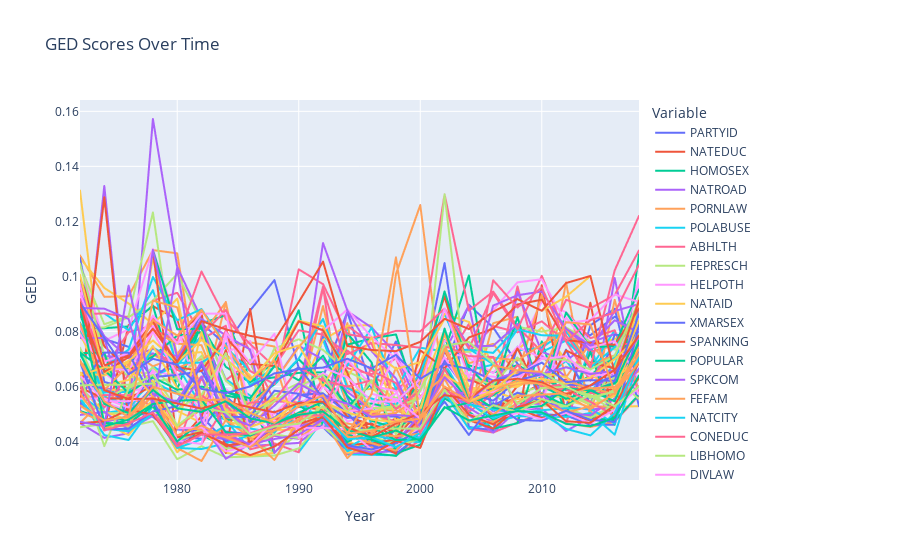

Notebook cell for this chart:
### Code cell
# Print the top 5 highest GED variables
print(ged_df.sort_values(by='GED', ascending=False).head(5))

# plot the GED score for a list of variables
import plotly.express as px

all_variables = ged_df['Variable'].unique()
variables_to_plot = all_variables
print(all_variables)

#variables_to_plot = ['PARTYID', 'HOMOSEX', 'PRESLAST_DEMREP', 'RELIG_None', 'FAIR']

# Filter data for plotting
plot_df = ged_df[ged_df['Variable'].isin(variables_to_plot)].copy()

# Extract first year from Years list and add as a new column
plot_df['Year'] = plot_df['Years'].apply(lambda x: x[0])

# Create line plot
fig = px.line(plot_df,
              x='Year',
              y='GED',
              color='Variable',
              title='GED Scores Over Time')

# Update x-axis to show as continuous range
fig.update_xaxes(type='linear', title='Year')

# Save the figure as HTML
fig.write_html("ged_scores_over_time.html")

# Display the figure
fig.show()
